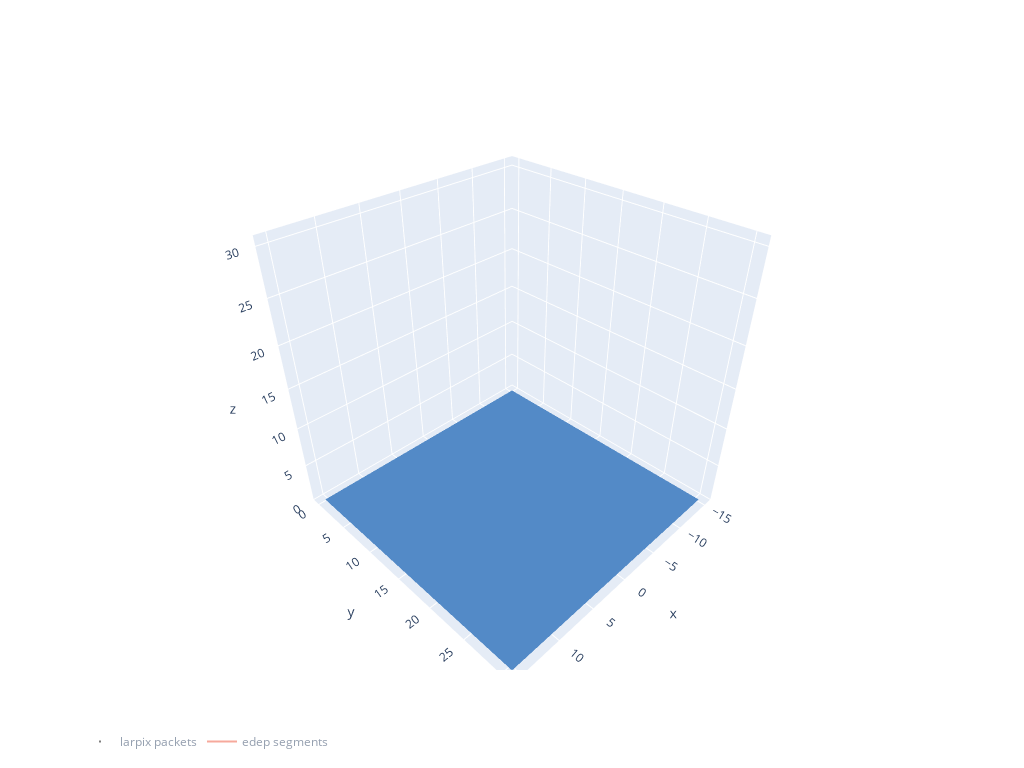

This figure's notebook cell:
### Code cell
fig = go.Figure()

fig.add_traces(draw_cathode_planes(
    geom_dict,
    tpc_centers,
    showscale=False,
    opacity=0.3,
    colorscale='ice',
))

fig.add_traces(draw_anode_planes(
    geom_dict,
    tpc_centers,
    showscale=False,
    opacity=0.3,
    colorscale='ice',
))


trace = go.Scatter3d(
        x=x, y=y, z=z,
        marker_color=dQ,
        name='larpix packets',
        mode='markers',
        visible='legendonly',
        marker_size=2,
        marker_symbol='square',
        showlegend=True,
        opacity=1.
        )

tracks = plot_tracks(seg_ev, 
                     mode="lines",
                     name="edep segments",
                     visible='legendonly',
                     showlegend=True
                     )

fig.update_layout(
    width=1024, height=768,
    legend_orientation="h",
    scene = dict(
        zaxis = dict(range=[0,31],),),
                     
)

fig.add_traces(trace)
fig.add_traces(tracks)
fig.show()
#Make sure to click on the "Larpix packets" and "edep segments" icons on the plot so that they are visible!

### Figure 1 — Plotly figure (JSON) as saved in the notebook; plotly's stock layout.template omitted (floating-point values rounded to 4 significant figures; data arrays with more than 128 entries replaced by an {"elided": "..."} marker saying what was removed)
{"data": [{"colorscale": [[0, "rgb(3, 5, 18)"], [0.09091, "rgb(25, 25, 51)"], [0.1818, "rgb(44, 42, 87)"], [0.2727, "rgb(58, 60, 125)"], [0.3636, "rgb(62, 83, 160)"], [0.4545, "rgb(62, 109, 178)"], [0.5455, "rgb(72, 134, 187)"], [0.6364, "rgb(89, 159, 196)"], [0.7273, "rgb(114, 184, 205)"], [0.8182, "rgb(149, 207, 216)"], [0.9091, "rgb(192, 229, 232)"], [1, "rgb(234, 252, 253)"]], "opacity": 0.3, "showscale": false, "type": "surface", "x": [-15.3, 15.3], "y": [-0.1673, 30.43], "z": [[0, 0], [0, 0]]}, {"colorscale": [[0, "rgb(3, 5, 18)"], [0.09091, "rgb(25, 25, 51)"], [0.1818, "rgb(44, 42, 87)"], [0.2727, "rgb(58, 60, 125)"], [0.3636, "rgb(62, 83, 160)"], [0.4545, "rgb(62, 109, 178)"], [0.5455, "rgb(72, 134, 187)"], [0.6364, "rgb(89, 159, 196)"], [0.7273, "rgb(114, 184, 205)"], [0.8182, "rgb(149, 207, 216)"], [0.9091, "rgb(192, 229, 232)"], [1, "rgb(234, 252, 253)"]], "opacity": 0.3, "showscale": false, "type": "surface", "x": [-15.3, 15.3], "y": [-0.1673, 30.43], "z": [[0, 0], [0, 0]]}, {"colorscale": [[0, "rgb(3, 5, 18)"], [0.09091, "rgb(25, 25, 51)"], [0.1818, "rgb(44, 42, 87)"], [0.2727, "rgb(58, 60, 125)"], [0.3636, "rgb(62, 83, 160)"], [0.4545, "rgb(62, 109, 178)"], [0.5455, "rgb(72, 134, 187)"], [0.6364, "rgb(89, 159, 196)"], [0.7273, "rgb(114, 184, 205)"], [0.8182, "rgb(149, 207, 216)"], [0.9091, "rgb(192, 229, 232)"], [1, "rgb(234, 252, 253)"]], "opacity": 0.3, "showscale": false, "type": "surface", "x": [-15.3, 15.3], "y": [-0.1673, 30.43], "z": [[0, 0], [0, 0]]}, {"colorscale": [[0, "rgb(3, 5, 18)"], [0.09091, "rgb(25, 25, 51)"], [0.1818, "rgb(44, 42, 87)"], [0.2727, "rgb(58, 60, 125)"], [0.3636, "rgb(62, 83, 160)"], [0.4545, "rgb(62, 109, 178)"], [0.5455, "rgb(72, 134, 187)"], [0.6364, "rgb(89, 159, 196)"], [0.7273, "rgb(114, 184, 205)"], [0.8182, "rgb(149, 207, 216)"], [0.9091, "rgb(192, 229, 232)"], [1, "rgb(234, 252, 253)"]], "opacity": 0.3, "showscale": false, "type": "surface", "x": [-15.3, 15.3], "y": [-0.1673, 30.43], "z": [[0, 0], [0, 0]]}, {"colorscale": [[0, "rgb(3, 5, 18)"], [0.09091, "rgb(25, 25, 51)"], [0.1818, "rgb(44, 42, 87)"], [0.2727, "rgb(58, 60, 125)"], [0.3636, "rgb(62, 83, 160)"], [0.4545, "rgb(62, 109, 178)"], [0.5455, "rgb(72, 134, 187)"], [0.6364, "rgb(89, 159, 196)"], [0.7273, "rgb(114, 184, 205)"], [0.8182, "rgb(149, 207, 216)"], [0.9091, "rgb(192, 229, 232)"], [1, "rgb(234, 252, 253)"]], "opacity": 0.3, "showscale": false, "type": "surface", "x": [-15.3, 15.3], "y": [-0.1673, 30.43], "z": [[0, 0], [0, 0]]}, {"colorscale": [[0, "rgb(3, 5, 18)"], [0.09091, "rgb(25, 25, 51)"], [0.1818, "rgb(44, 42, 87)"], [0.2727, "rgb(58, 60, 125)"], [0.3636, "rgb(62, 83, 160)"], [0.4545, "rgb(62, 109, 178)"], [0.5455, "rgb(72, 134, 187)"], [0.6364, "rgb(89, 159, 196)"], [0.7273, "rgb(114, 184, 205)"], [0.8182, "rgb(149, 207, 216)"], [0.9091, "rgb(192, 229, 232)"], [1, "rgb(234, 252, 253)"]], "opacity": 0.3, "showscale": false, "type": "surface", "x": [-15.3, 15.3], "y": [-0.1673, 30.43], "z": [[0, 0], [0, 0]]}, {"colorscale": [[0, "rgb(3, 5, 18)"], [0.09091, "rgb(25, 25, 51)"], [0.1818, "rgb(44, 42, 87)"], [0.2727, "rgb(58, 60, 125)"], [0.3636, "rgb(62, 83, 160)"], [0.4545, "rgb(62, 109, 178)"], [0.5455, "rgb(72, 134, 187)"], [0.6364, "rgb(89, 159, 196)"], [0.7273, "rgb(114, 184, 205)"], [0.8182, "rgb(149, 207, 216)"], [0.9091, "rgb(192, 229, 232)"], [1, "rgb(234, 252, 253)"]], "opacity": 0.3, "showscale": false, "type": "surface", "x": [-15.3, 15.3], "y": [-0.1673, 30.43], "z": [[0, 0], [0, 0]]}, {"colorscale": [[0, "rgb(3, 5, 18)"], [0.09091, "rgb(25, 25, 51)"], [0.1818, "rgb(44, 42, 87)"], [0.2727, "rgb(58, 60, 125)"], [0.3636, "rgb(62, 83, 160)"], [0.4545, "rgb(62, 109, 178)"], [0.5455, "rgb(72, 134, 187)"], [0.6364, "rgb(89, 159, 196)"], [0.7273, "rgb(114, 184, 205)"], [0.8182, "rgb(149, 207, 216)"], [0.9091, "rgb(192, 229, 232)"], [1, "rgb(234, 252, 253)"]], "opacity": 0.3, "showscale": false, "type": "surface", "x": [-15.3, 15.3], "y": [-0.1673, 30.43], "z": [[0, 0], [0, 0]]}, {"colorscale": [[0, "rgb(3, 5, 18)"], [0.09091, "rgb(25, 25, 51)"], [0.1818, "rgb(44, 42, 87)"], [0.2727, "rgb(58, 60, 125)"], [0.3636, "rgb(62, 83, 160)"], [0.4545, "rgb(62, 109, 178)"], [0.5455, "rgb(72, 134, 187)"], [0.6364, "rgb(89, 159, 196)"], [0.7273, "rgb(114, 184, 205)"], [0.8182, "rgb(149, 207, 216)"], [0.9091, "rgb(192, 229, 232)"], [1, "rgb(234, 252, 253)"]], "opacity": 0.3, "showscale": false, "type": "surface", "x": [-15.3, 15.3], "y": [-0.1673, 30.43], "z": [[0, 0], [0, 0]]}, {"colorscale": [[0, "rgb(3, 5, 18)"], [0.09091, "rgb(25, 25, 51)"], [0.1818, "rgb(44, 42, 87)"], [0.2727, "rgb(58, 60, 125)"], [0.3636, "rgb(62, 83, 160)"], [0.4545, "rgb(62, 109, 178)"], [0.5455, "rgb(72, 134, 187)"], [0.6364, "rgb(89, 159, 196)"], [0.7273, "rgb(114, 184, 205)"], [0.8182, "rgb(149, 207, 216)"], [0.9091, "rgb(192, 229, 232)"], [1, "rgb(234, 252, 253)"]], "opacity": 0.3, "showscale": false, "type": "surface", "x": [-15.3, 15.3], "y": [-0.1673, 30.43], "z": [[0, 0], [0, 0]]}, {"colorscale": [[0, "rgb(3, 5, 18)"], [0.09091, "rgb(25, 25, 51)"], [0.1818, "rgb(44, 42, 87)"], [0.2727, "rgb(58, 60, 125)"], [0.3636, "rgb(62, 83, 160)"], [0.4545, "rgb(62, 109, 178)"], [0.5455, "rgb(72, 134, 187)"], [0.6364, "rgb(89, 159, 196)"], [0.7273, "rgb(114, 184, 205)"], [0.8182, "rgb(149, 207, 216)"], [0.9091, "rgb(192, 229, 232)"], [1, "rgb(234, 252, 253)"]], "opacity": 0.3, "showscale": false, "type": "surface", "x": [-15.3, 15.3], "y": [-0.1673, 30.43], "z": [[0, 0], [0, 0]]}, {"colorscale": [[0, "rgb(3, 5, 18)"], [0.09091, "rgb(25, 25, 51)"], [0.1818, "rgb(44, 42, 87)"], [0.2727, "rgb(58, 60, 125)"], [0.3636, "rgb(62, 83, 160)"], [0.4545, "rgb(62, 109, 178)"], [0.5455, "rgb(72, 134, 187)"], [0.6364, "rgb(89, 159, 196)"], [0.7273, "rgb(114, 184, 205)"], [0.8182, "rgb(149, 207, 216)"], [0.9091, "rgb(192, 229, 232)"], [1, "rgb(234, 252, 253)"]], "opacity": 0.3, "showscale": false, "type": "surface", "x": [-15.3, 15.3], "y": [-0.1673, 30.43], "z": [[0, 0], [0, 0]]}, {"colorscale": [[0, "rgb(3, 5, 18)"], [0.09091, "rgb(25, 25, 51)"], [0.1818, "rgb(44, 42, 87)"], [0.2727, "rgb(58, 60, 125)"], [0.3636, "rgb(62, 83, 160)"], [0.4545, "rgb(62, 109, 178)"], [0.5455, "rgb(72, 134, 187)"], [0.6364, "rgb(89, 159, 196)"], [0.7273, "rgb(114, 184, 205)"], [0.8182, "rgb(149, 207, 216)"], [0.9091, "rgb(192, 229, 232)"], [1, "rgb(234, 252, 253)"]], "opacity": 0.3, "showscale": false, "type": "surface", "x": [-15.3, 15.3], "y": [-0.1673, 30.43], "z": [[0, 0], [0, 0]]}, {"colorscale": [[0, "rgb(3, 5, 18)"], [0.09091, "rgb(25, 25, 51)"], [0.1818, "rgb(44, 42, 87)"], [0.2727, "rgb(58, 60, 125)"], [0.3636, "rgb(62, 83, 160)"], [0.4545, "rgb(62, 109, 178)"], [0.5455, "rgb(72, 134, 187)"], [0.6364, "rgb(89, 159, 196)"], [0.7273, "rgb(114, 184, 205)"], [0.8182, "rgb(149, 207, 216)"], [0.9091, "rgb(192, 229, 232)"], [1, "rgb(234, 252, 253)"]], "opacity": 0.3, "showscale": false, "type": "surface", "x": [-15.3, 15.3], "y": [-0.1673, 30.43], "z": [[0, 0], [0, 0]]}, {"colorscale": [[0, "rgb(3, 5, 18)"], [0.09091, "rgb(25, 25, 51)"], [0.1818, "rgb(44, 42, 87)"], [0.2727, "rgb(58, 60, 125)"], [0.3636, "rgb(62, 83, 160)"], [0.4545, "rgb(62, 109, 178)"], [0.5455, "rgb(72, 134, 187)"], [0.6364, "rgb(89, 159, 196)"], [0.7273, "rgb(114, 184, 205)"], [0.8182, "rgb(149, 207, 216)"], [0.9091, "rgb(192, 229, 232)"], [1, "rgb(234, 252, 253)"]], "opacity": 0.3, "showscale": false, "type": "surface", "x": [-15.3, 15.3], "y": [-0.1673, 30.43], "z": [[0, 0], [0, 0]]}, {"colorscale": [[0, "rgb(3, 5, 18)"], [0.09091, "rgb(25, 25, 51)"], [0.1818, "rgb(44, 42, 87)"], [0.2727, "rgb(58, 60, 125)"], [0.3636, "rgb(62, 83, 160)"], [0.4545, "rgb(62, 109, 178)"], [0.5455, "rgb(72, 134, 187)"], [0.6364, "rgb(89, 159, 196)"], [0.7273, "rgb(114, 184, 205)"], [0.8182, "rgb(149, 207, 216)"], [0.9091, "rgb(192, 229, 232)"], [1, "rgb(234, 252, 253)"]], "opacity": 0.3, "showscale": false, "type": "surface", "x": [-15.3, 15.3], "y": [-0.1673, 30.43], "z": [[0, 0], [0, 0]]}, {"colorscale": [[0, "rgb(3, 5, 18)"], [0.09091, "rgb(25, 25, 51)"], [0.1818, "rgb(44, 42, 87)"], [0.2727, "rgb(58, 60, 125)"], [0.3636, "rgb(62, 83, 160)"], [0.4545, "rgb(62, 109, 178)"], [0.5455, "rgb(72, 134, 187)"], [0.6364, "rgb(89, 159, 196)"], [0.7273, "rgb(114, 184, 205)"], [0.8182, "rgb(149, 207, 216)"], [0.9091, "rgb(192, 229, 232)"], [1, "rgb(234, 252, 253)"]], "opacity": 0.3, "showscale": false, "type": "surface", "x": [-15.3, 15.3], "y": [-0.1673, 30.43], "z": [[0, 0], [0, 0]]}, {"colorscale": [[0, "rgb(3, 5, 18)"], [0.09091, "rgb(25, 25, 51)"], [0.1818, "rgb(44, 42, 87)"], [0.2727, "rgb(58, 60, 125)"], [0.3636, "rgb(62, 83, 160)"], [0.4545, "rgb(62, 109, 178)"], [0.5455, "rgb(72, 134, 187)"], [0.6364, "rgb(89, 159, 196)"], [0.7273, "rgb(114, 184, 205)"], [0.8182, "rgb(149, 207, 216)"], [0.9091, "rgb(192, 229, 232)"], [1, "rgb(234, 252, 253)"]], "opacity": 0.3, "showscale": false, "type": "surface", "x": [-15.3, 15.3], "y": [-0.1673, 30.43], "z": [[0, 0], [0, 0]]}, {"colorscale": [[0, "rgb(3, 5, 18)"], [0.09091, "rgb(25, 25, 51)"], [0.1818, "rgb(44, 42, 87)"], [0.2727, "rgb(58, 60, 125)"], [0.3636, "rgb(62, 83, 160)"], [0.4545, "rgb(62, 109, 178)"], [0.5455, "rgb(72, 134, 187)"], [0.6364, "rgb(89, 159, 196)"], [0.7273, "rgb(114, 184, 205)"], [0.8182, "rgb(149, 207, 216)"], [0.9091, "rgb(192, 229, 232)"], [1, "rgb(234, 252, 253)"]], "opacity": 0.3, "showscale": false, "type": "surface", "x": [-15.3, 15.3], "y": [-0.1673, 30.43], "z": [[0, 0], [0, 0]]}, {"colorscale": [[0, "rgb(3, 5, 18)"], [0.09091, "rgb(25, 25, 51)"], [0.1818, "rgb(44, 42, 87)"], [0.2727, "rgb(58, 60, 125)"], [0.3636, "rgb(62, 83, 160)"], [0.4545, "rgb(62, 109, 178)"], [0.5455, "rgb(72, 134, 187)"], [0.6364, "rgb(89, 159, 196)"], [0.7273, "rgb(114, 184, 205)"], [0.8182, "rgb(149, 207, 216)"], [0.9091, "rgb(192, 229, 232)"], [1, "rgb(234, 252, 253)"]], "opacity": 0.3, "showscale": false, "type": "surface", "x": [-15.3, 15.3], "y": [-0.1673, 30.43], "z": [[0, 0], [0, 0]]}, {"colorscale": [[0, "rgb(3, 5, 18)"], [0.09091, "rgb(25, 25, 51)"], [0.1818, "rgb(44, 42, 87)"], [0.2727, "rgb(58, 60, 125)"], [0.3636, "rgb(62, 83, 160)"], [0.4545, "rgb(62, 109, 178)"], [0.5455, "rgb(72, 134, 187)"], [0.6364, "rgb(89, 159, 196)"], [0.7273, "rgb(114, 184, 205)"], [0.8182, "rgb(149, 207, 216)"], [0.9091, "rgb(192, 229, 232)"], [1, "rgb(234, 252, 253)"]], "opacity": 0.3, "showscale": false, "type": "surface", "x": [-15.3, 15.3], "y": [-0.1673, 30.43], "z": [[0, 0], [0, 0]]}, {"colorscale": [[0, "rgb(3, 5, 18)"], [0.09091, "rgb(25, 25, 51)"], [0.1818, "rgb(44, 42, 87)"], [0.2727, "rgb(58, 60, 125)"], [0.3636, "rgb(62, 83, 160)"], [0.4545, "rgb(62, 109, 178)"], [0.5455, "rgb(72, 134, 187)"], [0.6364, "rgb(89, 159, 196)"], [0.7273, "rgb(114, 184, 205)"], [0.8182, "rgb(149, 207, 216)"], [0.9091, "rgb(192, 229, 232)"], [1, "rgb(234, 252, 253)"]], "opacity": 0.3, "showscale": false, "type": "surface", "x": [-15.3, 15.3], "y": [-0.1673, 30.43], "z": [[0, 0], [0, 0]]}, {"colorscale": [[0, "rgb(3, 5, 18)"], [0.09091, "rgb(25, 25, 51)"], [0.1818, "rgb(44, 42, 87)"], [0.2727, "rgb(58, 60, 125)"], [0.3636, "rgb(62, 83, 160)"], [0.4545, "rgb(62, 109, 178)"], [0.5455, "rgb(72, 134, 187)"], [0.6364, "rgb(89, 159, 196)"], [0.7273, "rgb(114, 184, 205)"], [0.8182, "rgb(149, 207, 216)"], [0.9091, "rgb(192, 229, 232)"], [1, "rgb(234, 252, 253)"]], "opacity": 0.3, "showscale": false, "type": "surface", "x": [-15.3, 15.3], "y": [-0.1673, 30.43], "z": [[0, 0], [0, 0]]}, {"colorscale": [[0, "rgb(3, 5, 18)"], [0.09091, "rgb(25, 25, 51)"], [0.1818, "rgb(44, 42, 87)"], [0.2727, "rgb(58, 60, 125)"], [0.3636, "rgb(62, 83, 160)"], [0.4545, "rgb(62, 109, 178)"], [0.5455, "rgb(72, 134, 187)"], [0.6364, "rgb(89, 159, 196)"], [0.7273, "rgb(114, 184, 205)"], [0.8182, "rgb(149, 207, 216)"], [0.9091, "rgb(192, 229, 232)"], [1, "rgb(234, 252, 253)"]], "opacity": 0.3, "showscale": false, "type": "surface", "x": [-15.3, 15.3], "y": [-0.1673, 30.43], "z": [[0, 0], [0, 0]]}, {"colorscale": [[0, "rgb(3, 5, 18)"], [0.09091, "rgb(25, 25, 51)"], [0.1818, "rgb(44, 42, 87)"], [0.2727, "rgb(58, 60, 125)"], [0.3636, "rgb(62, 83, 160)"], [0.4545, "rgb(62, 109, 178)"], [0.5455, "rgb(72, 134, 187)"], [0.6364, "rgb(89, 159, 196)"], [0.7273, "rgb(114, 184, 205)"], [0.8182, "rgb(149, 207, 216)"], [0.9091, "rgb(192, 229, 232)"], [1, "rgb(234, 252, 253)"]], "opacity": 0.3, "showscale": false, "type": "surface", "x": [-15.3, 15.3], "y": [-0.1673, 30.43], "z": [[0, 0], [0, 0]]}, {"colorscale": [[0, "rgb(3, 5, 18)"], [0.09091, "rgb(25, 25, 51)"], [0.1818, "rgb(44, 42, 87)"], [0.2727, "rgb(58, 60, 125)"], [0.3636, "rgb(62, 83, 160)"], [0.4545, "rgb(62, 109, 178)"], [0.5455, "rgb(72, 134, 187)"], [0.6364, "rgb(89, 159, 196)"], [0.7273, "rgb(114, 184, 205)"], [0.8182, "rgb(149, 207, 216)"], [0.9091, "rgb(192, 229, 232)"], [1, "rgb(234, 252, 253)"]], "opacity": 0.3, "showscale": false, "type": "surface", "x": [-15.3, 15.3], "y": [-0.1673, 30.43], "z": [[0, 0], [0, 0]]}, {"colorscale": [[0, "rgb(3, 5, 18)"], [0.09091, "rgb(25, 25, 51)"], [0.1818, "rgb(44, 42, 87)"], [0.2727, "rgb(58, 60, 125)"], [0.3636, "rgb(62, 83, 160)"], [0.4545, "rgb(62, 109, 178)"], [0.5455, "rgb(72, 134, 187)"], [0.6364, "rgb(89, 159, 196)"], [0.7273, "rgb(114, 184, 205)"], [0.8182, "rgb(149, 207, 216)"], [0.9091, "rgb(192, 229, 232)"], [1, "rgb(234, 252, 253)"]], "opacity": 0.3, "showscale": false, "type": "surface", "x": [-15.3, 15.3], "y": [-0.1673, 30.43], "z": [[0, 0], [0, 0]]}, {"colorscale": [[0, "rgb(3, 5, 18)"], [0.09091, "rgb(25, 25, 51)"], [0.1818, "rgb(44, 42, 87)"], [0.2727, "rgb(58, 60, 125)"], [0.3636, "rgb(62, 83, 160)"], [0.4545, "rgb(62, 109, 178)"], [0.5455, "rgb(72, 134, 187)"], [0.6364, "rgb(89, 159, 196)"], [0.7273, "rgb(114, 184, 205)"], [0.8182, "rgb(149, 207, 216)"], [0.9091, "rgb(192, 229, 232)"], [1, "rgb(234, 252, 253)"]], "opacity": 0.3, "showscale": false, "type": "surface", "x": [-15.3, 15.3], "y": [-0.1673, 30.43], "z": [[0, 0], [0, 0]]}, {"colorscale": [[0, "rgb(3, 5, 18)"], [0.09091, "rgb(25, 25, 51)"], [0.1818, "rgb(44, 42, 87)"], [0.2727, "rgb(58, 60, 125)"], [0.3636, "rgb(62, 83, 160)"], [0.4545, "rgb(62, 109, 178)"], [0.5455, "rgb(72, 134, 187)"], [0.6364, "rgb(89, 159, 196)"], [0.7273, "rgb(114, 184, 205)"], [0.8182, "rgb(149, 207, 216)"], [0.9091, "rgb(192, 229, 232)"], [1, "rgb(234, 252, 253)"]], "opacity": 0.3, "showscale": false, "type": "surface", "x": [-15.3, 15.3], "y": [-0.1673, 30.43], "z": [[0, 0], [0, 0]]}, {"colorscale": [[0, "rgb(3, 5, 18)"], [0.09091, "rgb(25, 25, 51)"], [0.1818, "rgb(44, 42, 87)"], [0.2727, "rgb(58, 60, 125)"], [0.3636, "rgb(62, 83, 160)"], [0.4545, "rgb(62, 109, 178)"], [0.5455, "rgb(72, 134, 187)"], [0.6364, "rgb(89, 159, 196)"], [0.7273, "rgb(114, 184, 205)"], [0.8182, "rgb(149, 207, 216)"], [0.9091, "rgb(192, 229, 232)"], [1, "rgb(234, 252, 253)"]], "opacity": 0.3, "showscale": false, "type": "surface", "x": [-15.3, 15.3], "y": [-0.1673, 30.43], "z": [[0, 0], [0, 0]]}, {"marker": {"color": [11.0, 11.99, 11.0, 11.99, 11.0, 8.039, 7.051, 10.02, 13.97, 8.039, 13.97, 11.99, 11.0, 8.039, 9.027, 11.99, 11.99, 12.98, 11.0, 11.0, 8.039, 11.99, 11.0, 10.02, 11.0, 11.99, 9.027, 10.02, 11.0, 11.99, 11.99, 10.02, 11.0, 11.0, 11.99, 11.99, 11.0, 9.027, 10.02, 12.98, 11.99, 11.99, 8.039, 10.02, 11.0, 11.0, 11.99, 11.99, 10.02], "size": 2, "symbol": "square"}, "mode": "markers", "name": "larpix packets", "opacity": 1, "showlegend": true, "type": "scatter3d", "visible": "legendonly", "x": [-15.3, -14.85, -14.41, -13.97, -13.52, -13.08, -13.08, -12.64, -12.19, -12.19, -11.75, -11.31, -10.86, -10.42, -9.977, -9.533, -9.09, -8.646, -8.203, -7.76, -7.316, -6.873, -6.429, -5.986, -5.543, -5.099, -4.656, -4.212, -3.769, -3.326, -2.882, -2.439, -1.552, -1.109, -0.6651, -0.2217, 0.2217, 0.6651, 1.108, 1.552, 1.995, 2.439, 2.882, 3.325, 3.769, 4.212, 4.656, 5.099, 5.542], "y": [12.25, 12.25, 12.25, 12.25, 12.25, 12.25, 12.69, 12.69, 12.69, 12.69, 12.69, 12.69, 12.69, 12.69, 13.13, 13.13, 13.13, 13.13, 13.13, 13.13, 13.58, 13.58, 13.58, 13.58, 13.58, 13.58, 14.02, 14.02, 14.02, 14.02, 14.02, 14.02, 14.46, 14.46, 14.46, 14.46, 14.46, 14.46, 14.91, 14.91, 14.91, 14.91, 14.91, 14.91, 15.35, 15.35, 15.35, 15.35, 15.35], "z": [1.05, 1.05, 1.05, 1.05, 1.05, 1.05, 1.05, 1.05, 1.05, 1.05, 1.05, 1.05, 1.05, 1.05, 1.05, 1.05, 1.05, 1.05, 1.05, 1.05, 1.05, 1.05, 1.05, 1.05, 1.05, 1.05, 1.05, 1.05, 1.05, 1.05, 1.05, 1.05, 1.05, 1.05, 1.05, 1.05, 1.05, 1.05, 1.05, 1.05, 1.05, 1.05, 1.05, 1.05, 1.05, 1.05, 1.05, 1.05, 1.05]}, {"mode": "lines", "name": "edep segments", "showlegend": true, "type": "scatter3d", "visible": "legendonly", "x": {"elided": "177 float values"}, "y": {"elided": "177 float values"}, "z": {"elided": "177 float values"}}], "layout": {"height": 768, "legend": {"orientation": "h"}, "scene": {"zaxis": {"range": [0, 31]}}, "width": 1024}}
